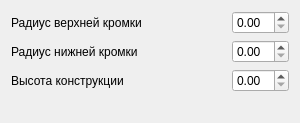
      <widget class="SubWindowBase" name="subWindow_geometric_parameters">
       <property name="minimumSize">
        <size>
         <width>300</width>
         <height>0</height>
        </size>
       </property>
       <property name="windowTitle">
        <string>Геометрические параметры</string>
       </property>
       <layout class="QVBoxLayout" name="verticalLayout_15">
        <item>
         <layout class="QHBoxLayout" name="horizontalLayout_R1">
          <item>
           <widget class="QLabel" name="label_R1">
            <property name="text">
             <string>Радиус верхней кромки</string>
            </property>
           </widget>
          </item>
          <item>
           <spacer name="horizontalSpacer_R1">
            <property name="orientation">
             <enum>Qt::Orientation::Horizontal</enum>
            </property>
            <property name="sizeHint" stdset="0">
             <size>
              <width>40</width>
              <height>20</height>
             </size>
            </property>
           </spacer>
          </item>
          <item>
           <widget class="QDoubleSpinBox" name="doubleSpinBox_R1"/>
          </item>
         </layout>
        </item>
        <item>
         <layout class="QHBoxLayout" name="horizontalLayout_R2">
          <item>
           <widget class="QLabel" name="label_R2">
            <property name="text">
             <string>Радиус нижней кромки</string>
            </property>
           </widget>
          </item>
          <item>
           <spacer name="horizontalSpacer_R2">
            <property name="orientation">
             <enum>Qt::Orientation::Horizontal</enum>
            </property>
            <property name="sizeHint" stdset="0">
             <size>
              <width>40</width>
              <height>20</height>
             </size>
            </property>
           </spacer>
          </item>
          <item>
           <widget class="QDoubleSpinBox" name="doubleSpinBox_R2"/>
          </item>
         </layout>
        </item>
        <item>
         <layout class="QHBoxLayout" name="horizontalLayout_H">
          <item>
           <widget class="QLabel" name="label_H">
            <property name="text">
             <string>Высота конструкции</string>
            </property>
           </widget>
          </item>
          <item>
           <spacer name="horizontalSpacer_H">
            <property name="orientation">
             <enum>Qt::Orientation::Horizontal</enum>
            </property>
            <property name="sizeHint" stdset="0">
             <size>
              <width>40</width>
              <height>20</height>
             </size>
            </property>
           </spacer>
          </item>
          <item>
           <widget class="QDoubleSpinBox" name="doubleSpinBox_H"/>
          </item>
         </layout>
        </item>
        <item>
         <widget class="QLabel" name="label_geometric_params_model">
          <property name="text">
           <string/>
          </property>
         </widget>
        </item>
       </layout>
      </widget>
